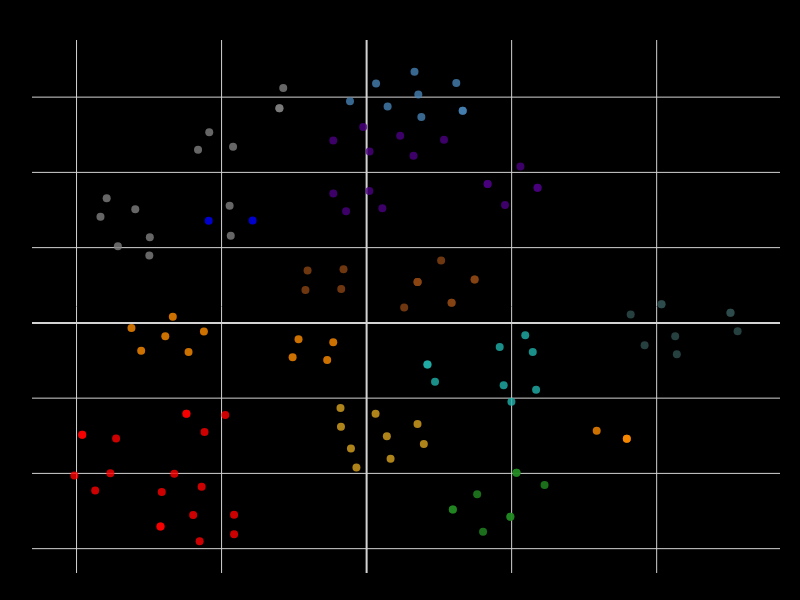

The notebook cell this image was saved under:
### Code cell
# We humans find it easier to visalize things in 2D!
# Reduce the dimensionality of the vectors to 2D using t-SNE
# (t-distributed stochastic neighbor embedding)

tsne = TSNE(n_components=2, random_state=42)
reduced_vectors = tsne.fit_transform(vectors)

# Create the 2D scatter plot
fig = go.Figure(data=[go.Scatter(
    x=reduced_vectors[:, 0],
    y=reduced_vectors[:, 1],
    mode='markers',
    marker=dict(size=8, color=colors, opacity=0.8),
    text=[f"Type: {t}<br>Text: {d[:100]}..." for t, d in zip(doc_types, documents)],
    hoverinfo='text'
)])

fig.update_layout(
    title='2D Chroma Vector Store Visualization',
    plot_bgcolor='black',
    paper_bgcolor='black',
    font=dict(color='black'),
    xaxis=dict(gridcolor='lightgray', zerolinecolor='lightgray'),
    yaxis=dict(gridcolor='lightgray', zerolinecolor='lightgray'),
    width=800,
    height=600,
    margin=dict(r=20, b=10, l=10, t=40),
)


fig.show()

### Figure 1 — Plotly figure (JSON) as saved in the notebook; plotly's stock layout.template omitted (floating-point values rounded to 4 significant figures)
{"data": [{"hoverinfo": "text", "marker": {"color": ["#8B4513", "red", "#FF8C00", "blue", "#4B0082", "#4682B4", "#4682B4", "#4682B4", "#8B4513", "#8B4513", "#8B4513", "#8B4513", "#2F4F4F", "#2F4F4F", "#2F4F4F", "red", "red", "red", "red", "red", "red", "#228B22", "#228B22", "#228B22", "#FF8C00", "#FF8C00", "#FF8C00", "#FF8C00", "blue", "gray", "gray", "gray", "gray", "#20B2AA", "#20B2AA", "#20B2AA", "#4B0082", "#4B0082", "#4B0082", "#4B0082", "#4B0082", "#DAA520", "#DAA520", "#DAA520", "#4682B4", "#4682B4", "#4682B4", "#8B4513", "#8B4513", "#8B4513", "#8B4513", "#2F4F4F", "#2F4F4F", "#2F4F4F", "red", "red", "red", "red", "red", "red", "#228B22", "#228B22", "#228B22", "#FF8C00", "#FF8C00", "#FF8C00", "#FF8C00", "gray", "gray", "gray", "gray", "gray", "#20B2AA", "#20B2AA", "#20B2AA", "#4B0082", "#4B0082", "#4B0082", "#4B0082", "#4B0082", "#DAA520", "#DAA520", "#DAA520", "#4682B4", "#4682B4", "#4682B4", "#8B4513", "#8B4513", "#8B4513", "#8B4513", "#2F4F4F", "#2F4F4F", "#2F4F4F", "red", "red", "red", "red", "red", "red", "#228B22", "#228B22", "#228B22", "#FF8C00", "#FF8C00", "#FF8C00", "#FF8C00", "gray", "gray", "gray", "gray", "gray", "#20B2AA", "#20B2AA", "#20B2AA", "#4B0082", "#4B0082", "#4B0082", "#4B0082", "#4B0082", "#DAA520", "#DAA520", "#DAA520"], "opacity": 0.8, "size": 8}, "mode": "markers", "text": ["Type: company<br>Text: 会社名：InsureLLM株式会社\n設立：2018年4月\n所在地：東京都港区南青山1-2-3\n従業員数：120名（2025年現在）\n事業内容：\n- 保険業界向けAIソリューションの開発・提供\n- 教育...", "Type: customer<br>Text: 事例：SOMPO ホールディングス様 \n \n課題： \n- 保険金請求の処理に平均 3.2 日かかっていた \n- 顧客満足度が低下傾向 \n \n導入ソリューション： \n- ClaimVision＋Insu...", "Type: news<br>Text: 2025年8月号社内報より抜粋：\n\n- 新卒採用：2026年度はAIエンジニア10名、データサイエンティスト5名を予定\n\n- 社内ハッカソン開催：テーマは「教育×生成AI」\n\n- GPT-4o-min...", "Type: product<br>Text: # 製品一覧\n\n## InsureGPT API\n\n- 保険契約書の自動要約\n- 顧客対応チャットボットへの組み込み\n- 保険金請求の自動分類\n\n## EduInsight\n\n- 教育機関向け成績分析...", "Type: sales<br>Text: 年度 製品名 売上(百万円) 顧客数 2023 InsureGPT AI 320 18社 2024 EduInsight 450 22社 2025 ClaimVision 220 10社...", "Type: analytics<br>Text: 月：4月\n製品：EduInsight\n売上：226百万円\n新規顧客：1社...", "Type: analytics<br>Text: 月：2月\n製品：EduInsight\n売上：519百万円\n新規顧客：1社...", "Type: analytics<br>Text: 月：4月\n製品：EduInsight\n売上：327百万円\n新規顧客：2社...", "Type: company<br>Text: InsureLLM株式会社は2024年に設立され、名古屋市中区に本社を構えるAI企業です。...", "Type: company<br>Text: InsureLLM株式会社は2024年に設立され、名古屋市中区に本社を構えるAI企業です。...", "Type: company<br>Text: InsureLLM株式会社は2025年に設立され、名古屋市中区に本社を構えるAI企業です。...", "Type: company<br>Text: 会社名：InsureLLM株式会社\n設立：2018年4月\n所在地：東京都港区南青山1-2-3\n従業員数：120名（2025年現在）\n事業内容：\n- 保険業界向けAIソリューションの開発・提供\n- 教育...", "Type: contracts<br>Text: 契約種別：利用規約\n有効期間：4年\n対象：パートナー企業...", "Type: contracts<br>Text: 契約種別：NDA\n有効期間：3年\n対象：パートナー企業...", "Type: contracts<br>Text: 契約種別：業務委託契約\n有効期間：3年\n対象：顧客...", "Type: customer<br>Text: 事例：SOMPO ホールディングス様 \n \n課題： \n- 保険金請求の処理に平均 3.2 日かかっていた \n- 顧客満足度が低下傾向 \n \n導入ソリューション： \n- ClaimVision＋Insu...", "Type: customer<br>Text: 事例：SOMPO社\n課題：顧客満足度低下\n成果：業務効率化...", "Type: customer<br>Text: 事例：SOMPO社\n課題：顧客満足度低下\n成果：満足度向上...", "Type: customer<br>Text: 事例：SOMPO社\n課題：処理遅延\n成果：満足度向上...", "Type: customer<br>Text: 事例：ベネッセ社\n課題：処理遅延\n成果：業務効率化...", "Type: customer<br>Text: 事例：楽天損保社\n課題：手作業の多さ\n成果：業務効率化...", "Type: employees<br>Text: 社員名：社員1\n所属：技術部\n役職：データサイエンティスト...", "Type: employees<br>Text: 社員名：社員2\n所属：技術部\n役職：営業マネージャー...", "Type: employees<br>Text: 社員名：社員3\n所属：人事部\n役職：データサイエンティスト...", "Type: news<br>Text: 2025年8月号社内報より抜粋：\n\n- 新卒採用：2026年度はAIエンジニア10名、データサイエンティスト5名を予定\n\n- 社内ハッカソン開催：テーマは「教育×生成AI」\n\n- GPT-4o-min...", "Type: news<br>Text: 【5月月号社内報】\nトピック：GPT-4o-mini開発...", "Type: news<br>Text: 【4月月号社内報】\nトピック：GPT-4o-mini開発...", "Type: news<br>Text: 【1月月号社内報】\nトピック：新卒採用...", "Type: product<br>Text: # 製品一覧\n\n## InsureGPT API\n\n- 保険契約書の自動要約\n- 顧客対応チャットボットへの組み込み\n- 保険金請求の自動分類\n\n## EduInsight\n\n- 教育機関向け成績分析...", "Type: products<br>Text: 製品名：EduInsight\n特徴：学習分析...", "Type: products<br>Text: 製品名：ClaimVision\n特徴：学習分析...", "Type: products<br>Text: 製品名：InsureGPT API\n特徴：自然言語処理...", "Type: products<br>Text: 製品名：InsureGPT API\n特徴：OCR分類...", "Type: research<br>Text: 研究テーマ：LLMの多言語対応\n開始時期：Q4 2025\n責任者：研究員1...", "Type: research<br>Text: 研究テーマ：教育AIの最適化\n開始時期：Q4 2025\n責任者：研究員2...", "Type: research<br>Text: 研究テーマ：保険金請求の自動化\n開始時期：Q1 2024\n責任者：研究員3...", "Type: sales<br>Text: 年度 製品名 売上(百万円) 顧客数 2023 InsureGPT AI 320 18社 2024 EduInsight 450 22社 2025 ClaimVision 220 10社...", "Type: sales<br>Text: 年度：2022\n製品：EduInsight\n売上：317百万円\n顧客数：18社...", "Type: sales<br>Text: 年度：2023\n製品：EduInsight\n売上：361百万円\n顧客数：15社...", "Type: sales<br>Text: 年度：2022\n製品：ClaimVision\n売上：505百万円\n顧客数：10社...", "Type: sales<br>Text: 年度：2022\n製品：ClaimVision\n売上：211百万円\n顧客数：5社...", "Type: training<br>Text: 研修名：AI研修1\n対象部門：技術部\n講師：外部講師...", "Type: training<br>Text: 研修名：AI研修2\n対象部門：営業部\n講師：外部講師...", "Type: training<br>Text: 研修名：AI研修3\n対象部門：営業部\n講師：AIチーム...", "Type: analytics<br>Text: 月：4月\n\n製品：EduInsight\n\n売上：226百万円\n\n新規顧客：1社...", "Type: analytics<br>Text: 月：2月\n製品：EduInsight\n売上：519百万円\n新規顧客：1社...", "Type: analytics<br>Text: 月：4月\n製品：EduInsight\n売上：327百万円\n新規顧客：2社...", "Type: company<br>Text: InsureLLM株式会社は2024年に設立され、名古屋市中区に本社を構えるAI企業です。...", "Type: company<br>Text: InsureLLM株式会社は2024年に設立され、名古屋市中区に本社を構えるAI企業です。...", "Type: company<br>Text: InsureLLM株式会社は2025年に設立され、名古屋市中区に本社を構えるAI企業です。...", "Type: company<br>Text: 会社名：InsureLLM 株式会社 \n設立：2018 年 4 月 \n所在地：東京都港区南青山 1-2-3 \n従業員数：120 名（2025 年現在） \n事業内容： \n- 保険業界向け AI ソリュー...", "Type: contracts<br>Text: 契約種別：利用規約\n有効期間：4年\n対象：パートナー企業...", "Type: contracts<br>Text: 契約種別：NDA\n有効期間：3年\n対象：パートナー企業...", "Type: contracts<br>Text: 契約種別：業務委託契約\n有効期間：3年\n対象：顧客...", "Type: customer<br>Text: 事例：SOMPO ホールディングス様 \n \n課題： \n- 保険金請求の処理に平均 3.2 日かかっていた \n- 顧客満足度が低下傾向 \n \n導入ソリューション： \n- ClaimVision＋Insu...", "Type: customer<br>Text: 事例：SOMPO社\n課題：顧客満足度低下\n成果：業務効率化...", "Type: customer<br>Text: 事例：SOMPO社\n課題：顧客満足度低下\n成果：満足度向上...", "Type: customer<br>Text: 事例：SOMPO社\n課題：処理遅延\n成果：満足度向上...", "Type: customer<br>Text: 事例：ベネッセ社\n課題：処理遅延\n成果：業務効率化...", "Type: customer<br>Text: 事例：楽天損保社\n課題：手作業の多さ\n成果：業務効率化...", "Type: employees<br>Text: 社員名：社員1\n所属：技術部\n役職：データサイエンティスト...", "Type: employees<br>Text: 社員名：社員2\n所属：技術部\n役職：営業マネージャー...", "Type: employees<br>Text: 社員名：社員3\n所属：人事部\n役職：データサイエンティスト...", "Type: news<br>Text: 2025年8月号社内報より抜粋：\n\n- 新卒採用：2026年度はAIエンジニア10名、データサイエンティスト5名を予定\n\n- 社内ハッカソン開催：テーマは「教育×生成AI」\n\n- GPT-4o-min...", "Type: news<br>Text: 【5月月号社内報】\nトピック：GPT-4o-mini開発...", "Type: news<br>Text: 【4月月号社内報】\nトピック：GPT-4o-mini開発...", "Type: news<br>Text: 【1月月号社内報】\nトピック：新卒採用...", "Type: products<br>Text: # 製品一覧\n\n## InsureGPT API\n\n- 保険契約書の自動要約\n- 顧客対応チャットボットへの組み込み\n- 保険金請求の自動分類\n\n## EduInsight\n\n- 教育機関向け成績分析...", "Type: products<br>Text: 製品名：EduInsight\n特徴：学習分析...", "Type: products<br>Text: 製品名：ClaimVision\n特徴：学習分析...", "Type: products<br>Text: 製品名：InsureGPT API\n特徴：自然言語処理...", "Type: products<br>Text: 製品名：InsureGPT API\n特徴：OCR分類...", "Type: research<br>Text: 研究テーマ：LLMの多言語対応\n開始時期：Q4 2025\n責任者：研究員1...", "Type: research<br>Text: 研究テーマ：教育AIの最適化\n開始時期：Q4 2025\n責任者：研究員2...", "Type: research<br>Text: 研究テーマ：保険金請求の自動化\n開始時期：Q1 2024\n責任者：研究員3...", "Type: sales<br>Text: 年度 製品名 売上(百万円) 顧客数 2023 InsureGPT AI 320 18社 2024 EduInsight 450 22社 2025 ClaimVision 220 10社...", "Type: sales<br>Text: 年度：2022\n製品：EduInsight\n売上：317百万円\n顧客数：18社...", "Type: sales<br>Text: 年度：2023\n製品：EduInsight\n売上：361百万円\n顧客数：15社...", "Type: sales<br>Text: 年度：2022\n製品：ClaimVision\n売上：505百万円\n顧客数：10社...", "Type: sales<br>Text: 年度：2022\n製品：ClaimVision\n売上：211百万円\n顧客数：5社...", "Type: training<br>Text: 研修名：AI研修1\n対象部門：技術部\n講師：外部講師...", "Type: training<br>Text: 研修名：AI研修2\n対象部門：営業部\n講師：外部講師...", "Type: training<br>Text: 研修名：AI研修3\n対象部門：営業部\n講師：AIチーム...", "Type: analytics<br>Text: 月：4月\n\n製品：EduInsight\n\n売上：226百万円\n\n新規顧客：1社...", "Type: analytics<br>Text: 月：2月\n製品：EduInsight\n売上：519百万円\n新規顧客：1社...", "Type: analytics<br>Text: 月：4月\n製品：EduInsight\n売上：327百万円\n新規顧客：2社...", "Type: company<br>Text: InsureLLM株式会社は2024年に設立され、名古屋市中区に本社を構えるAI企業です。...", "Type: company<br>Text: InsureLLM株式会社は2024年に設立され、名古屋市中区に本社を構えるAI企業です。...", "Type: company<br>Text: InsureLLM株式会社は2025年に設立され、名古屋市中区に本社を構えるAI企業です。...", "Type: company<br>Text: 会社名：InsureLLM 株式会社 \n設立：2018 年 4 月 \n所在地：東京都港区南青山 1-2-3 \n従業員数：120 名（2025 年現在） \n事業内容： \n- 保険業界向け AI ソリュー...", "Type: contracts<br>Text: 契約種別：利用規約\n有効期間：4年\n対象：パートナー企業...", "Type: contracts<br>Text: 契約種別：NDA\n有効期間：3年\n対象：パートナー企業...", "Type: contracts<br>Text: 契約種別：業務委託契約\n有効期間：3年\n対象：顧客...", "Type: customer<br>Text: 事例：SOMPO ホールディングス様 \n \n課題： \n- 保険金請求の処理に平均 3.2 日かかっていた \n- 顧客満足度が低下傾向 \n \n導入ソリューション： \n- ClaimVision＋Insu...", "Type: customer<br>Text: 事例：SOMPO社\n課題：顧客満足度低下\n成果：業務効率化...", "Type: customer<br>Text: 事例：SOMPO社\n課題：顧客満足度低下\n成果：満足度向上...", "Type: customer<br>Text: 事例：SOMPO社\n課題：処理遅延\n成果：満足度向上...", "Type: customer<br>Text: 事例：ベネッセ社\n課題：処理遅延\n成果：業務効率化...", "Type: customer<br>Text: 事例：楽天損保社\n課題：手作業の多さ\n成果：業務効率化...", "Type: employees<br>Text: 社員名：社員1\n所属：技術部\n役職：データサイエンティスト...", "Type: employees<br>Text: 社員名：社員2\n所属：技術部\n役職：営業マネージャー...", "Type: employees<br>Text: 社員名：社員3\n所属：人事部\n役職：データサイエンティスト...", "Type: news<br>Text: 2025年8月号社内報より抜粋：\n\n- 新卒採用：2026年度はAIエンジニア10名、データサイエンティスト5名を予定\n\n- 社内ハッカソン開催：テーマは「教育×生成AI」\n\n- GPT-4o-min...", "Type: news<br>Text: 【5月月号社内報】\nトピック：GPT-4o-mini開発...", "Type: news<br>Text: 【4月月号社内報】\nトピック：GPT-4o-mini開発...", "Type: news<br>Text: 【1月月号社内報】\nトピック：新卒採用...", "Type: products<br>Text: # 製品一覧\n\n## InsureGPT API\n\n- 保険契約書の自動要約\n- 顧客対応チャットボットへの組み込み\n- 保険金請求の自動分類\n\n## EduInsight\n\n- 教育機関向け成績分析...", "Type: products<br>Text: 製品名：EduInsight\n特徴：学習分析...", "Type: products<br>Text: 製品名：ClaimVision\n特徴：学習分析...", "Type: products<br>Text: 製品名：InsureGPT API\n特徴：自然言語処理...", "Type: products<br>Text: 製品名：InsureGPT API\n特徴：OCR分類...", "Type: research<br>Text: 研究テーマ：LLMの多言語対応\n開始時期：Q4 2025\n責任者：研究員1...", "Type: research<br>Text: 研究テーマ：教育AIの最適化\n開始時期：Q4 2025\n責任者：研究員2...", "Type: research<br>Text: 研究テーマ：保険金請求の自動化\n開始時期：Q1 2024\n責任者：研究員3...", "Type: sales<br>Text: 年度 製品名 売上(百万円) 顧客数 2023 InsureGPT AI 320 18社 2024 EduInsight 450 22社 2025 ClaimVision 220 10社...", "Type: sales<br>Text: 年度：2022\n製品：EduInsight\n売上：317百万円\n顧客数：18社...", "Type: sales<br>Text: 年度：2023\n製品：EduInsight\n売上：361百万円\n顧客数：15社...", "Type: sales<br>Text: 年度：2022\n製品：ClaimVision\n売上：505百万円\n顧客数：10社...", "Type: sales<br>Text: 年度：2022\n製品：ClaimVision\n売上：211百万円\n顧客数：5社...", "Type: training<br>Text: 研修名：AI研修1\n対象部門：技術部\n講師：外部講師...", "Type: training<br>Text: 研修名：AI研修2\n対象部門：営業部\n講師：外部講師...", "Type: training<br>Text: 研修名：AI研修3\n対象部門：営業部\n講師：AIチーム..."], "type": "scatter", "x": [-8.141, -24.85, -9.388, -15.72, -2.828, 2.898, 13.25, 7.132, 7.029, 7.029, 14.89, -3.185, 40.66, 42.78, 50.18, -22.35, -28.42, -23.03, -22.75, -40.3, -39.22, 11.89, 20.67, 19.83, -4.601, -26.73, -27.76, 35.88, -21.78, -12.03, -21.7, -29.96, -36.7, 21.88, 8.391, 18.9, -4.594, 6.47, -4.596, 16.69, 23.58, -2.161, 7.02, -3.601, 12.37, 7.549, -2.291, 11.72, 11.72, 5.179, -8.433, 36.41, 38.34, 51.16, -24.85, -23.92, -18.27, -26.52, -37.43, -34.55, 15.24, 24.54, 16.06, -5.435, -24.56, -32.43, 31.73, -18.73, -11.5, -18.41, -34.3, -35.84, 18.35, 9.433, 19.97, 0.3716, 4.63, 0.4005, 19.08, 21.21, -1.405, 2.791, -3.538, 6.604, 13.25, 1.302, 10.28, 7.029, 14.89, -3.5, 40.66, 42.55, 50.18, -19.49, -28.42, -18.27, -28.25, -35.33, -39.22, 11.89, 20.67, 19.83, -10.21, -22.44, -31.09, 35.88, -18.89, -12.03, -23.25, -29.9, -31.9, 22.91, 8.391, 23.37, 2.174, 10.67, -0.4692, 16.69, 23.58, 3.305, 7.891, 1.237], "y": [13.92, -24.12, -4.336, 27.19, 29.69, 57.49, 56.37, 60.72, 10.86, 10.86, 11.51, 14.28, 4.95, -8.34, 2.683, -28.97, -54.11, -58.06, -43.54, -40.53, -29.74, -49.61, -39.81, -51.52, -5.132, 1.603, -3.543, -30.79, 27.14, 57.06, 50.64, 17.94, 28.19, -3.269, -11.07, -16.55, 34.39, 44.39, 48.49, 36.91, 35.94, -33.39, -26.9, -22.6, 63.78, 54.72, 58.91, 5.371, 5.371, 4.121, 8.761, 2.256, -5.95, -2.231, -24.12, -51.03, -56.18, -40.08, -44.53, -30.75, -45.55, -43.08, -55.48, -9.852, -7.705, -1.387, -28.66, 23.19, 62.46, 46.83, 20.4, 33.11, -6.397, -15.66, -20.97, 35.06, 49.76, 45.53, 31.33, 41.58, -38.41, -30.11, -27.62, 66.77, 56.37, 63.63, 16.59, 10.86, 11.51, 8.988, 4.95, -3.538, 2.683, -24.5, -54.11, -50.98, -44.97, -39.99, -29.74, -49.61, -39.81, -51.52, -9.101, -2.297, -7.378, -30.79, 31.11, 57.06, 46.03, 22.75, 30.21, -7.756, -11.07, -17.77, 30.5, 48.68, 52.07, 36.91, 35.94, -36.13, -32.19, -24.14]}], "layout": {"font": {"color": "black"}, "height": 600, "margin": {"b": 10, "l": 10, "r": 20, "t": 40}, "paper_bgcolor": "black", "plot_bgcolor": "black", "title": {"text": "2D Chroma Vector Store Visualization"}, "width": 800, "xaxis": {"gridcolor": "lightgray", "zerolinecolor": "lightgray"}, "yaxis": {"gridcolor": "lightgray", "zerolinecolor": "lightgray"}}}
